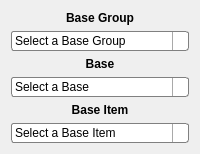
        <widget class="QWidget" name="item_combobox_container" native="true">
         <property name="sizePolicy">
          <sizepolicy hsizetype="Preferred" vsizetype="Maximum">
           <horstretch>0</horstretch>
           <verstretch>0</verstretch>
          </sizepolicy>
         </property>
         <layout class="QVBoxLayout" name="verticalLayout_3">
          <item>
           <widget class="QLabel" name="base_group_label">
            <property name="font">
             <font>
              <bold>true</bold>
             </font>
            </property>
            <property name="text">
             <string>Base Group</string>
            </property>
            <property name="alignment">
             <set>Qt::AlignCenter</set>
            </property>
            <property name="buddy">
             <cstring>base_group_combobox</cstring>
            </property>
           </widget>
          </item>
          <item>
           <widget class="QComboBox" name="base_group_combobox">
            <property name="styleSheet">
             <string notr="true">QComboBox {
                                                        border: 1px solid gray;
                                                        border-radius: 3px;
                                                        padding: 1px 18px 1px 3px;
                                                        min-width: 6em;
                                                        color: black;
                                                        }

                                                        QComboBox::disabled {
                                                        opacity: .5;
                                                        }

                                                        QComboBox:editable {
                                                        background: white;
                                                        }

                                                        QComboBox:!editable, QComboBox::drop-down:editable {
                                                        background: qlineargradient(x1: 0, y1: 0, x2: 0, y2: 1,
                                                        stop: 0 #E1E1E1, stop: 0.4 #DDDDDD,
                                                        stop: 0.5 #D8D8D8, stop: 1.0 #D3D3D3);
                                                        }

                                                        /* QComboBox gets the &quot;on&quot; state when the popup is
                                                        open */
                                                        QComboBox:!editable:on, QComboBox::drop-down:editable:on {
                                                        background: qlineargradient(x1: 0, y1: 0, x2: 0, y2: 1,
                                                        stop: 0 #D3D3D3, stop: 0.4 #D8D8D8,
                                                        stop: 0.5 #DDDDDD, stop: 1.0 #E1E1E1);
                                                        }

                                                        QComboBox:on { /* shift the text when the popup opens */
                                                        padding-top: 3px;
                                                        padding-left: 4px;
                                                        }

                                                        QComboBox::drop-down {
                                                        subcontrol-origin: padding;
                                                        subcontrol-position: top right;
                                                        width: 15px;

                                                        border-left-width: 1px;
                                                        border-left-color: darkgray;
                                                        border-left-style: solid; /* just a single line */
                                                        border-top-right-radius: 3px; /* same radius as the QComboBox */
                                                        border-bottom-right-radius: 3px;
                                                        color: black;
                                                        }

                                                        QComboBox::down-arrow {
                                                        image: url(:/images/images/down_arrow.png);
                                                        }

                                                        QComboBox::down-arrow:on { /* shift the arrow when popup is open
                                                        */
                                                        top: 1px;
                                                        left: 1px;
                                                        }

                                                        QComboBox QAbstractItemView {
                                                        border: 2px solid darkgray;
                                                        selection-background-color: lightgray;
                                                        color: black;
                                                        }
                                                    </string>
            </property>
            <property name="placeholderText">
             <string>Select a Base Group</string>
            </property>
            <item>
             <property name="text">
              <string>One Hand Weapons</string>
             </property>
            </item>
            <item>
             <property name="text">
              <string>Two Hand Weapons</string>
             </property>
            </item>
            <item>
             <property name="text">
              <string>Body Armours</string>
             </property>
            </item>
            <item>
             <property name="text">
              <string>Helmets</string>
             </property>
            </item>
            <item>
             <property name="text">
              <string>Gloves</string>
             </property>
            </item>
            <item>
             <property name="text">
              <string>Boots</string>
             </property>
            </item>
            <item>
             <property name="text">
              <string>Shields</string>
             </property>
            </item>
            <item>
             <property name="text">
              <string>Offhands</string>
             </property>
            </item>
            <item>
             <property name="text">
              <string>Flasks</string>
             </property>
            </item>
            <item>
             <property name="text">
              <string>Jewellery</string>
             </property>
            </item>
            <item>
             <property name="text">
              <string>Jewels</string>
             </property>
            </item>
           </widget>
          </item>
          <item>
           <widget class="QLabel" name="base_label">
            <property name="font">
             <font>
              <bold>true</bold>
             </font>
            </property>
            <property name="text">
             <string>Base</string>
            </property>
            <property name="alignment">
             <set>Qt::AlignCenter</set>
            </property>
            <property name="buddy">
             <cstring>base_combobox</cstring>
            </property>
           </widget>
          </item>
          <item>
           <widget class="QComboBox" name="base_combobox">
            <property name="enabled">
             <bool>false</bool>
            </property>
            <property name="styleSheet">
             <string notr="true">QComboBox {
                                                        border: 1px solid gray;
                                                        border-radius: 3px;
                                                        padding: 1px 18px 1px 3px;
                                                        min-width: 6em;
                                                        color: black;
                                                        }

                                                        QComboBox::disabled {
                                                        opacity: .5;
                                                        }

                                                        QComboBox:editable {
                                                        background: white;
                                                        }

                                                        QComboBox:!editable, QComboBox::drop-down:editable {
                                                        background: qlineargradient(x1: 0, y1: 0, x2: 0, y2: 1,
                                                        stop: 0 #E1E1E1, stop: 0.4 #DDDDDD,
                                                        stop: 0.5 #D8D8D8, stop: 1.0 #D3D3D3);
                                                        }

                                                        /* QComboBox gets the &quot;on&quot; state when the popup is
                                                        open */
                                                        QComboBox:!editable:on, QComboBox::drop-down:editable:on {
                                                        background: qlineargradient(x1: 0, y1: 0, x2: 0, y2: 1,
                                                        stop: 0 #D3D3D3, stop: 0.4 #D8D8D8,
                                                        stop: 0.5 #DDDDDD, stop: 1.0 #E1E1E1);
                                                        }

                                                        QComboBox:on { /* shift the text when the popup opens */
                                                        padding-top: 3px;
                                                        padding-left: 4px;
                                                        }

                                                        QComboBox::drop-down {
                                                        subcontrol-origin: padding;
                                                        subcontrol-position: top right;
                                                        width: 15px;

                                                        border-left-width: 1px;
                                                        border-left-color: darkgray;
                                                        border-left-style: solid; /* just a single line */
                                                        border-top-right-radius: 3px; /* same radius as the QComboBox */
                                                        border-bottom-right-radius: 3px;
                                                        color: black;
                                                        }

                                                        QComboBox::down-arrow {
                                                        image: url(:/images/images/down_arrow.png);
                                                        }

                                                        QComboBox::down-arrow:on { /* shift the arrow when popup is open
                                                        */
                                                        top: 1px;
                                                        left: 1px;
                                                        }

                                                        QComboBox QAbstractItemView {
                                                        border: 2px solid darkgray;
                                                        selection-background-color: lightgray;
                                                        color: black;
                                                        }
                                                    </string>
            </property>
            <property name="placeholderText">
             <string>Select a Base</string>
            </property>
           </widget>
          </item>
          <item>
           <widget class="QLabel" name="base_item_label">
            <property name="font">
             <font>
              <bold>true</bold>
             </font>
            </property>
            <property name="text">
             <string>Base Item</string>
            </property>
            <property name="alignment">
             <set>Qt::AlignCenter</set>
            </property>
            <property name="buddy">
             <cstring>base_item_combobox</cstring>
            </property>
           </widget>
          </item>
          <item>
           <widget class="QComboBox" name="base_item_combobox">
            <property name="enabled">
             <bool>false</bool>
            </property>
            <property name="styleSheet">
             <string notr="true">QComboBox {
                                                        border: 1px solid gray;
                                                        border-radius: 3px;
                                                        padding: 1px 18px 1px 3px;
                                                        min-width: 6em;
                                                        color: black;
                                                        }

                                                        QComboBox::disabled {
                                                        opacity: .5;
                                                        }

                                                        QComboBox:editable {
                                                        background: white;
                                                        }

                                                        QComboBox:!editable, QComboBox::drop-down:editable {
                                                        background: qlineargradient(x1: 0, y1: 0, x2: 0, y2: 1,
                                                        stop: 0 #E1E1E1, stop: 0.4 #DDDDDD,
                                                        stop: 0.5 #D8D8D8, stop: 1.0 #D3D3D3);
                                                        }

                                                        /* QComboBox gets the &quot;on&quot; state when the popup is
                                                        open */
                                                        QComboBox:!editable:on, QComboBox::drop-down:editable:on {
                                                        background: qlineargradient(x1: 0, y1: 0, x2: 0, y2: 1,
                                                        stop: 0 #D3D3D3, stop: 0.4 #D8D8D8,
                                                        stop: 0.5 #DDDDDD, stop: 1.0 #E1E1E1);
                                                        }

                                                        QComboBox:on { /* shift the text when the popup opens */
                                                        padding-top: 3px;
                                                        padding-left: 4px;
                                                        }

                                                        QComboBox::drop-down {
                                                        subcontrol-origin: padding;
                                                        subcontrol-position: top right;
                                                        width: 15px;

                                                        border-left-width: 1px;
                                                        border-left-color: darkgray;
                                                        border-left-style: solid; /* just a single line */
                                                        border-top-right-radius: 3px; /* same radius as the QComboBox */
                                                        border-bottom-right-radius: 3px;
                                                        color: black;
                                                        }

                                                        QComboBox::down-arrow {
                                                        image: url(:/images/images/down_arrow.png);
                                                        }

                                                        QComboBox::down-arrow:on { /* shift the arrow when popup is open
                                                        */
                                                        top: 1px;
                                                        left: 1px;
                                                        }

                                                        QComboBox QAbstractItemView {
                                                        border: 2px solid darkgray;
                                                        selection-background-color: lightgray;
                                                        color: black;
                                                        }
                                                    </string>
            </property>
            <property name="placeholderText">
             <string>Select a Base Item</string>
            </property>
           </widget>
          </item>
         </layout>
        </widget>
